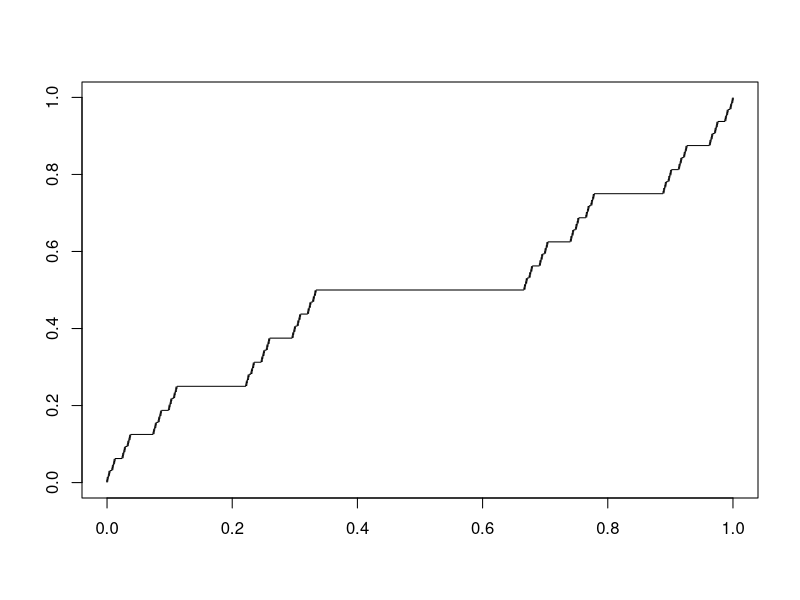

R code for this plot:
#############################################

# Generates Plot of Cantor's Devil Staircase

#############################################


# Steps
#   1. Take interval matrix, step over rows and put middle 
#       third in matrices. Put remaining in new matrix.
#   2. Figure out number of segment to plot at this stage.
#   3. Space them and plot them accordingly
#   4. Output is matrix containing remaining segments as rows, 
#       endpoints as columns.
#   5. Return to step 1


# Function to loop over matrix where rows are remaining segments.
# Output:
#   1. Plot Matrix
#   2. Remaining matrix
cantor.step <- function(in.matrix){

    # Number of stages of removals done so far
    n.stages <- log(nrow(in.matrix), base=2)

    # Number of new segments; initialize out matrix
    n.seg <- 2*nrow(in.matrix)
    out.matrix <- matrix(0,n.seg,2)

    # Length of new segments
    seg.length <- 1/(3^(n.stages+1))

    # Indicators for new segments close to 0 or 1
    near0 <- as.logical(matrix(rbind(rep(1,n.seg/2),rep(0,n.seg/2)),n.seg,1))
    near1 <- !near0

    # Assign values to matrix   
    out.matrix[near0,] <- in.matrix
    out.matrix[near1,] <- in.matrix
    plot.matrix <- in.matrix

    # Add and subtract lengths
    out.matrix[near0,2] <- out.matrix[near0,1] + seg.length 
    out.matrix[near1,1] <- out.matrix[near1,2] - seg.length 
    plot.matrix[,1] <- plot.matrix[,1] + seg.length + 1e-3
    plot.matrix[,2] <- plot.matrix[,2] - seg.length - 1e-3

    list(plot.matrix,out.matrix)
}


# Loop through and plot
n.removals <- 9
in.matrix <- matrix(c(0,1),1,2)
plot(1,type="n",xlim=c(0,1),ylim=c(0,1),xlab="",ylab="")
for(i in 1:n.removals){

    output <- cantor.step(in.matrix) 
    plot.matrix <- output[[1]]
    in.matrix <- output[[2]]
    
    ylocs <- seq(1,2^i,2)/(2^i)

    for(j in 1:(2^(i-1))){
        lines(plot.matrix[j,],rep(ylocs[j],2))
    }
}
